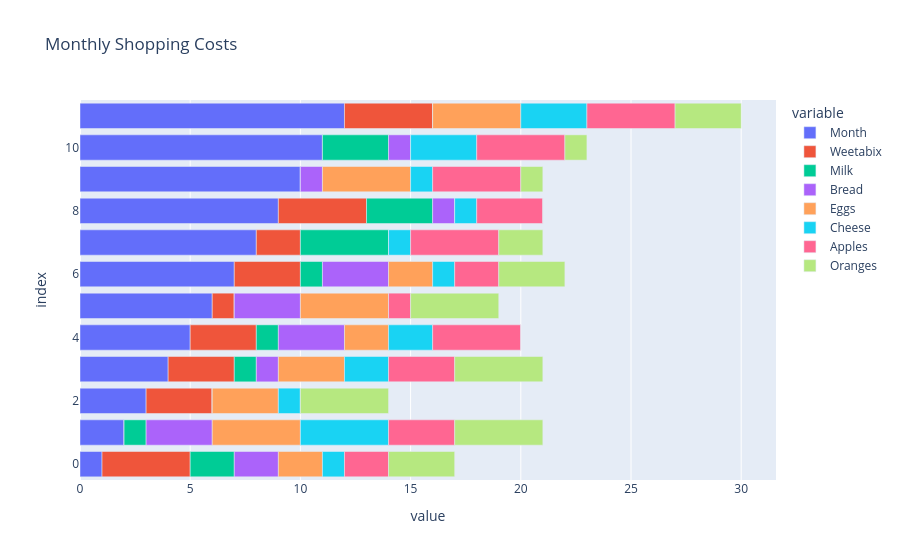

Notebook source saved alongside this figure:
### Code cell
import plotly.express as px

item_list = list(Products.keys())
fig = px.bar(ShoppingTrips, x = ShoppingTrips.columns, title="Monthly Shopping Costs")
fig.show()

### Figure 1 — Plotly figure (JSON) as saved in the notebook; plotly's stock layout.template omitted (floating-point values rounded to 4 significant figures)
{"data": [{"alignmentgroup": "True", "hovertemplate": "variable=Month<br>value=%{x}<br>index=%{y}<extra></extra>", "legendgroup": "Month", "marker": {"color": "#636efa", "pattern": {"shape": ""}}, "name": "Month", "offsetgroup": "Month", "orientation": "h", "showlegend": true, "textposition": "auto", "type": "bar", "x": [1, 2, 3, 4, 5, 6, 7, 8, 9, 10, 11, 12], "xaxis": "x", "y": [0, 1, 2, 3, 4, 5, 6, 7, 8, 9, 10, 11], "yaxis": "y"}, {"alignmentgroup": "True", "hovertemplate": "variable=Weetabix<br>value=%{x}<br>index=%{y}<extra></extra>", "legendgroup": "Weetabix", "marker": {"color": "#EF553B", "pattern": {"shape": ""}}, "name": "Weetabix", "offsetgroup": "Weetabix", "orientation": "h", "showlegend": true, "textposition": "auto", "type": "bar", "x": [4, 0, 3, 3, 3, 1, 3, 2, 4, 0, 0, 4], "xaxis": "x", "y": [0, 1, 2, 3, 4, 5, 6, 7, 8, 9, 10, 11], "yaxis": "y"}, {"alignmentgroup": "True", "hovertemplate": "variable=Milk<br>value=%{x}<br>index=%{y}<extra></extra>", "legendgroup": "Milk", "marker": {"color": "#00cc96", "pattern": {"shape": ""}}, "name": "Milk", "offsetgroup": "Milk", "orientation": "h", "showlegend": true, "textposition": "auto", "type": "bar", "x": [2, 1, 0, 1, 1, 0, 1, 4, 3, 0, 3, 0], "xaxis": "x", "y": [0, 1, 2, 3, 4, 5, 6, 7, 8, 9, 10, 11], "yaxis": "y"}, {"alignmentgroup": "True", "hovertemplate": "variable=Bread<br>value=%{x}<br>index=%{y}<extra></extra>", "legendgroup": "Bread", "marker": {"color": "#ab63fa", "pattern": {"shape": ""}}, "name": "Bread", "offsetgroup": "Bread", "orientation": "h", "showlegend": true, "textposition": "auto", "type": "bar", "x": [2, 3, 0, 1, 3, 3, 3, 0, 1, 1, 1, 0], "xaxis": "x", "y": [0, 1, 2, 3, 4, 5, 6, 7, 8, 9, 10, 11], "yaxis": "y"}, {"alignmentgroup": "True", "hovertemplate": "variable=Eggs<br>value=%{x}<br>index=%{y}<extra></extra>", "legendgroup": "Eggs", "marker": {"color": "#FFA15A", "pattern": {"shape": ""}}, "name": "Eggs", "offsetgroup": "Eggs", "orientation": "h", "showlegend": true, "textposition": "auto", "type": "bar", "x": [2, 4, 3, 3, 2, 4, 2, 0, 0, 4, 0, 4], "xaxis": "x", "y": [0, 1, 2, 3, 4, 5, 6, 7, 8, 9, 10, 11], "yaxis": "y"}, {"alignmentgroup": "True", "hovertemplate": "variable=Cheese<br>value=%{x}<br>index=%{y}<extra></extra>", "legendgroup": "Cheese", "marker": {"color": "#19d3f3", "pattern": {"shape": ""}}, "name": "Cheese", "offsetgroup": "Cheese", "orientation": "h", "showlegend": true, "textposition": "auto", "type": "bar", "x": [1, 4, 1, 2, 2, 0, 1, 1, 1, 1, 3, 3], "xaxis": "x", "y": [0, 1, 2, 3, 4, 5, 6, 7, 8, 9, 10, 11], "yaxis": "y"}, {"alignmentgroup": "True", "hovertemplate": "variable=Apples<br>value=%{x}<br>index=%{y}<extra></extra>", "legendgroup": "Apples", "marker": {"color": "#FF6692", "pattern": {"shape": ""}}, "name": "Apples", "offsetgroup": "Apples", "orientation": "h", "showlegend": true, "textposition": "auto", "type": "bar", "x": [2, 3, 0, 3, 4, 1, 2, 4, 3, 4, 4, 4], "xaxis": "x", "y": [0, 1, 2, 3, 4, 5, 6, 7, 8, 9, 10, 11], "yaxis": "y"}, {"alignmentgroup": "True", "hovertemplate": "variable=Oranges<br>value=%{x}<br>index=%{y}<extra></extra>", "legendgroup": "Oranges", "marker": {"color": "#B6E880", "pattern": {"shape": ""}}, "name": "Oranges", "offsetgroup": "Oranges", "orientation": "h", "showlegend": true, "textposition": "auto", "type": "bar", "x": [3, 4, 4, 4, 0, 4, 3, 2, 0, 1, 1, 3], "xaxis": "x", "y": [0, 1, 2, 3, 4, 5, 6, 7, 8, 9, 10, 11], "yaxis": "y"}], "layout": {"barmode": "relative", "legend": {"title": {"text": "variable"}, "tracegroupgap": 0}, "title": {"text": "Monthly Shopping Costs"}, "xaxis": {"anchor": "y", "domain": [0, 1], "title": {"text": "value"}}, "yaxis": {"anchor": "x", "domain": [0, 1], "title": {"text": "index"}}}}
